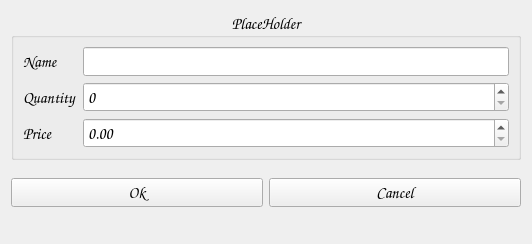
<?xml version="1.0" encoding="UTF-8"?>
<ui version="4.0">
 <class>W_Product_Form</class>
 <widget class="QWidget" name="W_Product_Form">
  <property name="geometry">
   <rect>
    <x>0</x>
    <y>0</y>
    <width>532</width>
    <height>244</height>
   </rect>
  </property>
  <property name="font">
   <font>
    <family>Comic Sans MS</family>
    <pointsize>12</pointsize>
   </font>
  </property>
  <property name="windowTitle">
   <string>Form</string>
  </property>
  <layout class="QGridLayout" name="gridLayout">
   <item row="3" column="1">
    <widget class="QPushButton" name="pb_cancel">
     <property name="text">
      <string>Cancel</string>
     </property>
    </widget>
   </item>
   <item row="3" column="0">
    <widget class="QPushButton" name="pb_ok">
     <property name="text">
      <string>Ok</string>
     </property>
    </widget>
   </item>
   <item row="2" column="0" colspan="2">
    <spacer name="verticalSpacer">
     <property name="orientation">
      <enum>Qt::Vertical</enum>
     </property>
     <property name="sizeHint" stdset="0">
      <size>
       <width>20</width>
       <height>40</height>
      </size>
     </property>
    </spacer>
   </item>
   <item row="4" column="0" colspan="2">
    <widget class="QLabel" name="le_message">
     <property name="text">
      <string/>
     </property>
    </widget>
   </item>
   <item row="1" column="0" colspan="2">
    <widget class="QGroupBox" name="gb">
     <property name="title">
      <string>PlaceHolder</string>
     </property>
     <property name="alignment">
      <set>Qt::AlignCenter</set>
     </property>
     <layout class="QFormLayout" name="formLayout">
      <item row="2" column="0">
       <widget class="QLabel" name="lb_1">
        <property name="text">
         <string>Name</string>
        </property>
       </widget>
      </item>
      <item row="2" column="1">
       <widget class="QLineEdit" name="le_1">
        <property name="enabled">
         <bool>true</bool>
        </property>
       </widget>
      </item>
      <item row="3" column="0">
       <widget class="QLabel" name="lb_2">
        <property name="text">
         <string>Quantity</string>
        </property>
       </widget>
      </item>
      <item row="4" column="0">
       <widget class="QLabel" name="lb_price">
        <property name="text">
         <string>Price</string>
        </property>
       </widget>
      </item>
      <item row="4" column="1">
       <widget class="QDoubleSpinBox" name="sb_price">
        <property name="maximum">
         <double>999999999999999.000000000000000</double>
        </property>
       </widget>
      </item>
      <item row="3" column="1">
       <widget class="QSpinBox" name="spinBox">
        <property name="maximum">
         <number>999999999</number>
        </property>
       </widget>
      </item>
     </layout>
    </widget>
   </item>
  </layout>
 </widget>
 <tabstops>
  <tabstop>le_1</tabstop>
  <tabstop>pb_ok</tabstop>
  <tabstop>pb_cancel</tabstop>
 </tabstops>
 <resources/>
 <connections/>
</ui>
